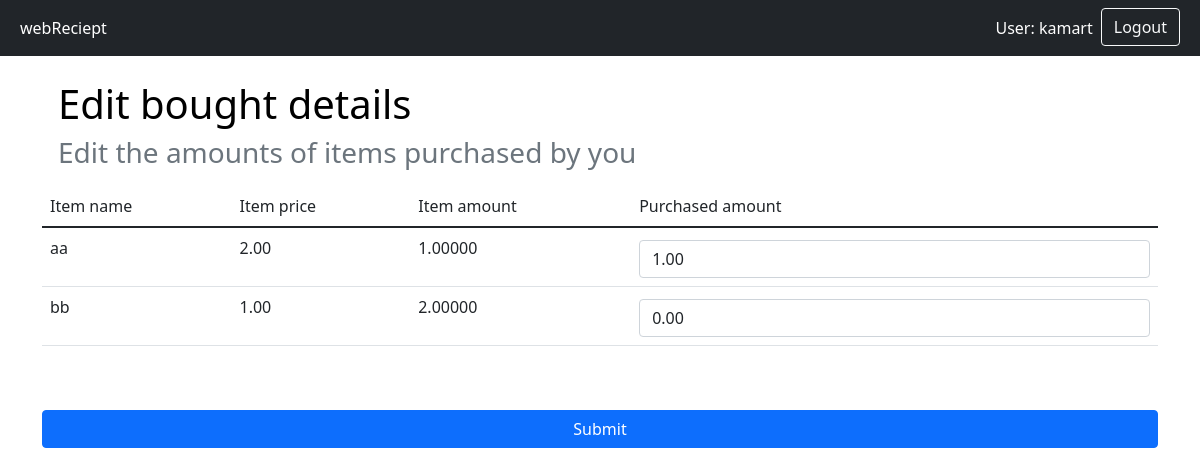
The page /reciept/1/1/manage (signed in) on the database its author committed.
### reciept/models.py (models this page shows, shortened)
class Item(models.Model):
    reciept = models.ForeignKey(Reciept, on_delete=models.CASCADE)
    name = models.CharField(max_length=100)
    amount = models.DecimalField(max_digits=9, decimal_places=5)
    price = models.DecimalField(max_digits=9, decimal_places=2)

### reciept/views.py (the view, shortened to what this page needs)
# urls.py: path('reciept/<int:group_id>/<int:reciept_id>/manage', views.recieptManage, name='reciept-manage'),
@login_required(redirect_field_name='next', login_url='/accounts/login')
def recieptManage(request, reciept_id , group_id):
    group = get_object_or_404(Group, id = group_id)
    reciept = get_object_or_404(Reciept, id = reciept_id)
    if not group.accounts.filter(username = request.user.username).exists():
        raise PermissionDenied
    itemList = Item.objects.filter(reciept = reciept)
    initial = []
    for item in itemList:
        info, _ = item.iteminfo_set.get_or_create(user = request.user, defaults = {
            'amount': 0,
            'user': request.user,
            'item': item
        })
        initial.append(
            {
                'itemId': item.id,
                'purchasedAmount': info.amount,
            }
        )
    formset = ManageFormSet(request.POST or None, initial = initial)
    itemList = zip(itemList, formset)
    context = {
        'items': itemList,
        'reciept': reciept,
        'group_id': group_id,
        'formset': formset,
    }
    return render(request, 'reciept/recieptManage.html', context)

### reciept/templates/reciept/recieptManage.html (shortened to what this page needs)
{% extends 'reciept/mainModule.html' %}
{% load tags %}
{% block content %}
<div class='container'>
    <h1 class='text-black mt-4 ms-3'>
        Edit bought details
    </h1>
    <h3 class='text-muted mb-3 ms-3'>
        Edit the amounts of items purchased by you
    </h3>
    <div id='recieptItems' class='mt-3'>
        <form method='post' class='d-flex flex-column'>
            <table class='table'>
                <thead>
                    <tr>
                        <td>
                            Item name
                        </td>
                        <td>
                            Item price
                        </td>
                        <td>
                            Item amount
                        </td>
                        <td>
                            Purchased amount
                        </td>
                    </tr>
                </thead>
                <tbody id='itemContainer'>
                    {% for item, form in items %}
                        <tr>
                                <td> {{ item.name }} </td>
                                <td> {{ item.price }} </td>
                                <td> {{ item.amount }} </td>
                                <td> {{ form.purchasedAmount }} </td>
                        </tr>
                    {% endfor %}
                </tbody>
            </table>
            <button type='submit' class='btn btn-primary mt-5'>Submit</button>
        </form>
    </div>
</div>
{% endblock %}

### reciept/templates/reciept/mainModule.html (shortened to what this page needs)
<!DOCTYPE html>
<html lang="en">
    <head>
        {% load static %}
        <link rel = "stylesheet" href="{% static 'reciept/css/bootstrap.css' %}">
    <body>
        <div id = "header">
            <header class="navbar navbar-expand-sm bg-dark navbar-dark">
                <div class="container-fluid ">
                  <ul class="navbar-nav">
                        <li class="nav-item">
                            <a class="nav-link active" href={% url 'index' %}>webReciept</a>
                        </li>
                    </ul>
                    <div class="navbar-right">
                        <ul class="navbar-nav">
                        {% if user.is_authenticated %}
                            <li class='nav-item'>
                                <div class='nav-item navbar-text text-white me-2'>
                                    User: {{ user.username }}
                                </div>
                            </li>
                            <li class='nav-item'>
                                <a href={% url 'logout' %} role="button" class="btn btn-outline-light me-2 ">
                                    Logout
                                </a>
                            </li>
                        {% endif %}
                        </ul>
                    </div>
                </div>
            </header>
        </div>
        <div id = "content">
            {% block content %}{% endblock %}
        </div>
    </body>
</html>

### rows shown on the page
Item: name "aa", price "2.00", amount "1.00000", purchasedAmount "1.00"
Item: name "bb", price "1.00", amount "2.00000", purchasedAmount "0.00"

### other values the page prints
{{ user.username }} "kamart"
